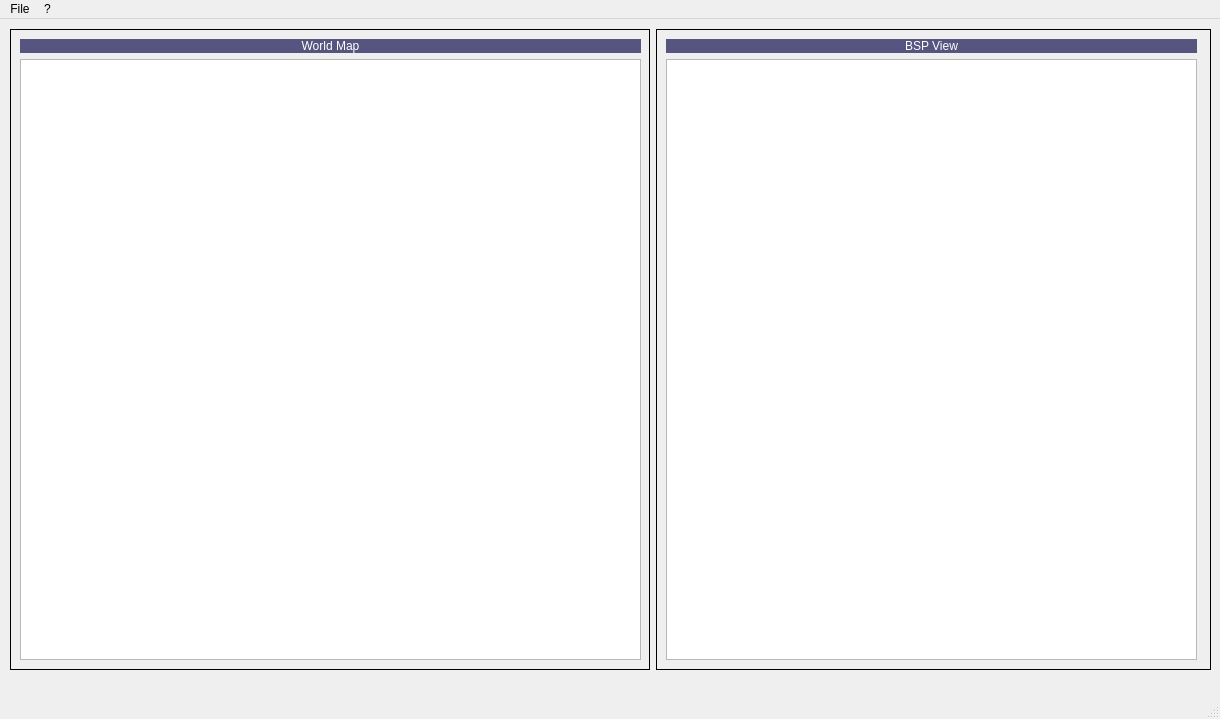
<?xml version="1.0" encoding="UTF-8"?>
<ui version="4.0">
 <class>MainWindow</class>
 <widget class="QMainWindow" name="MainWindow">
  <property name="enabled">
   <bool>true</bool>
  </property>
  <property name="geometry">
   <rect>
    <x>0</x>
    <y>0</y>
    <width>1220</width>
    <height>719</height>
   </rect>
  </property>
  <property name="sizePolicy">
   <sizepolicy hsizetype="Minimum" vsizetype="Minimum">
    <horstretch>0</horstretch>
    <verstretch>0</verstretch>
   </sizepolicy>
  </property>
  <property name="windowTitle">
   <string>BSP Visualization Tool</string>
  </property>
  <property name="styleSheet">
   <string notr="true"/>
  </property>
  <widget class="QWidget" name="centralwidget">
   <property name="sizePolicy">
    <sizepolicy hsizetype="Fixed" vsizetype="Fixed">
     <horstretch>0</horstretch>
     <verstretch>0</verstretch>
    </sizepolicy>
   </property>
   <widget class="QWidget" name="horizontalLayoutWidget">
    <property name="geometry">
     <rect>
      <x>10</x>
      <y>10</y>
      <width>1201</width>
      <height>641</height>
     </rect>
    </property>
    <layout class="QHBoxLayout" name="horizontalLayout">
     <item>
      <widget class="QFrame" name="world_frame">
       <property name="minimumSize">
        <size>
         <width>640</width>
         <height>440</height>
        </size>
       </property>
       <property name="styleSheet">
        <string notr="true">border-color: rgb(255, 255, 255);</string>
       </property>
       <property name="frameShape">
        <enum>QFrame::Panel</enum>
       </property>
       <widget class="QWidget" name="">
        <property name="geometry">
         <rect>
          <x>10</x>
          <y>10</y>
          <width>621</width>
          <height>621</height>
         </rect>
        </property>
        <layout class="QVBoxLayout" name="verticalLayout">
         <property name="sizeConstraint">
          <enum>QLayout::SetMaximumSize</enum>
         </property>
         <item>
          <widget class="QLabel" name="label">
           <property name="styleSheet">
            <string notr="true">font: 10pt &quot;Monospace&quot;;
background-color: rgb(85, 85, 127);
color: rgb(255, 255, 255);</string>
           </property>
           <property name="text">
            <string>World Map</string>
           </property>
           <property name="alignment">
            <set>Qt::AlignCenter</set>
           </property>
          </widget>
         </item>
         <item>
          <widget class="QGraphicsView" name="world_gv">
           <property name="enabled">
            <bool>true</bool>
           </property>
           <property name="sizePolicy">
            <sizepolicy hsizetype="Expanding" vsizetype="Expanding">
             <horstretch>0</horstretch>
             <verstretch>0</verstretch>
            </sizepolicy>
           </property>
           <property name="interactive">
            <bool>true</bool>
           </property>
           <property name="sceneRect">
            <rectf>
             <x>-300.000000000000000</x>
             <y>-200.000000000000000</y>
             <width>600.000000000000000</width>
             <height>400.000000000000000</height>
            </rectf>
           </property>
          </widget>
         </item>
        </layout>
       </widget>
      </widget>
     </item>
     <item>
      <widget class="QFrame" name="algorithm_frame">
       <property name="styleSheet">
        <string notr="true">border-color: rgb(255, 255, 255);</string>
       </property>
       <property name="frameShape">
        <enum>QFrame::Panel</enum>
       </property>
       <widget class="QWidget" name="verticalLayoutWidget_2">
        <property name="geometry">
         <rect>
          <x>10</x>
          <y>10</y>
          <width>531</width>
          <height>621</height>
         </rect>
        </property>
        <layout class="QVBoxLayout" name="verticalLayout_3">
         <item>
          <widget class="QLabel" name="label_2">
           <property name="styleSheet">
            <string notr="true">font: 10pt &quot;Monospace&quot;;
color: rgb(255, 255, 255);
background-color: rgb(85, 85, 127);</string>
           </property>
           <property name="text">
            <string>BSP View</string>
           </property>
           <property name="alignment">
            <set>Qt::AlignCenter</set>
           </property>
          </widget>
         </item>
         <item>
          <widget class="QGraphicsView" name="algorithm_gv"/>
         </item>
        </layout>
       </widget>
      </widget>
     </item>
    </layout>
   </widget>
   <widget class="QWidget" name="layoutWidget">
    <property name="geometry">
     <rect>
      <x>0</x>
      <y>0</y>
      <width>2</width>
      <height>2</height>
     </rect>
    </property>
    <layout class="QHBoxLayout" name="horizontalLayout_2"/>
   </widget>
  </widget>
  <widget class="QMenuBar" name="menubar">
   <property name="geometry">
    <rect>
     <x>0</x>
     <y>0</y>
     <width>1220</width>
     <height>31</height>
    </rect>
   </property>
   <widget class="QMenu" name="menuFile">
    <property name="title">
     <string>File</string>
    </property>
    <addaction name="actionOpen"/>
    <addaction name="separator"/>
    <addaction name="actionExit"/>
   </widget>
   <widget class="QMenu" name="menu">
    <property name="title">
     <string>?</string>
    </property>
   </widget>
   <addaction name="menuFile"/>
   <addaction name="menu"/>
  </widget>
  <widget class="QStatusBar" name="statusbar"/>
  <action name="actionOpen">
   <property name="text">
    <string>Open</string>
   </property>
  </action>
  <action name="actionExit">
   <property name="text">
    <string>Exit</string>
   </property>
  </action>
 </widget>
 <resources/>
 <connections>
  <connection>
   <sender>actionExit</sender>
   <signal>triggered()</signal>
   <receiver>MainWindow</receiver>
   <slot>close()</slot>
   <hints>
    <hint type="sourcelabel">
     <x>-1</x>
     <y>-1</y>
    </hint>
    <hint type="destinationlabel">
     <x>480</x>
     <y>305</y>
    </hint>
   </hints>
  </connection>
 </connections>
</ui>
